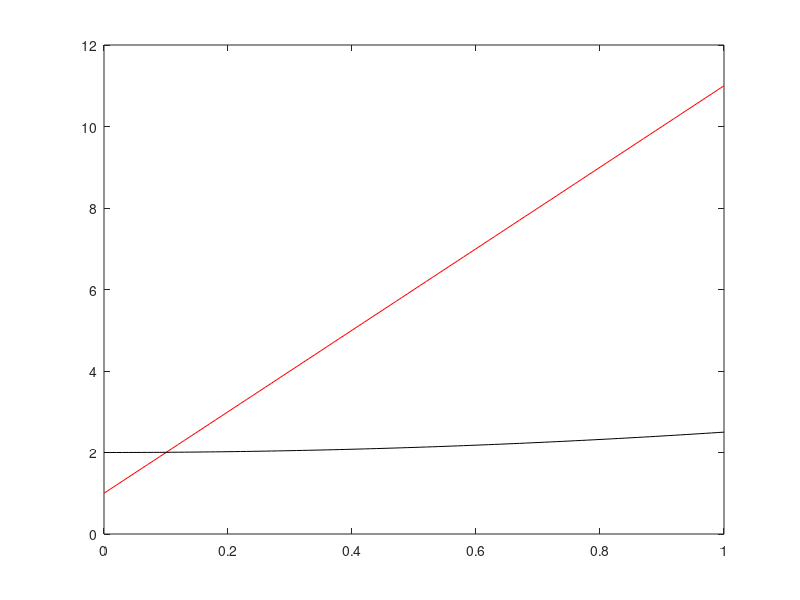

This chart was generated by the following MATLAB code:
% definizione
x = [0:0.01:1]'; 
y = 10*x + 1;

% legenda
title('retta');
xlabel('x');
ylabel('y');

% grafico di una funzione
plot(x,y,'r') % plot semplice interpolato
hold on % plotta sulla stessa figura
plot(x,1/2*x.^2 + 2,'k')